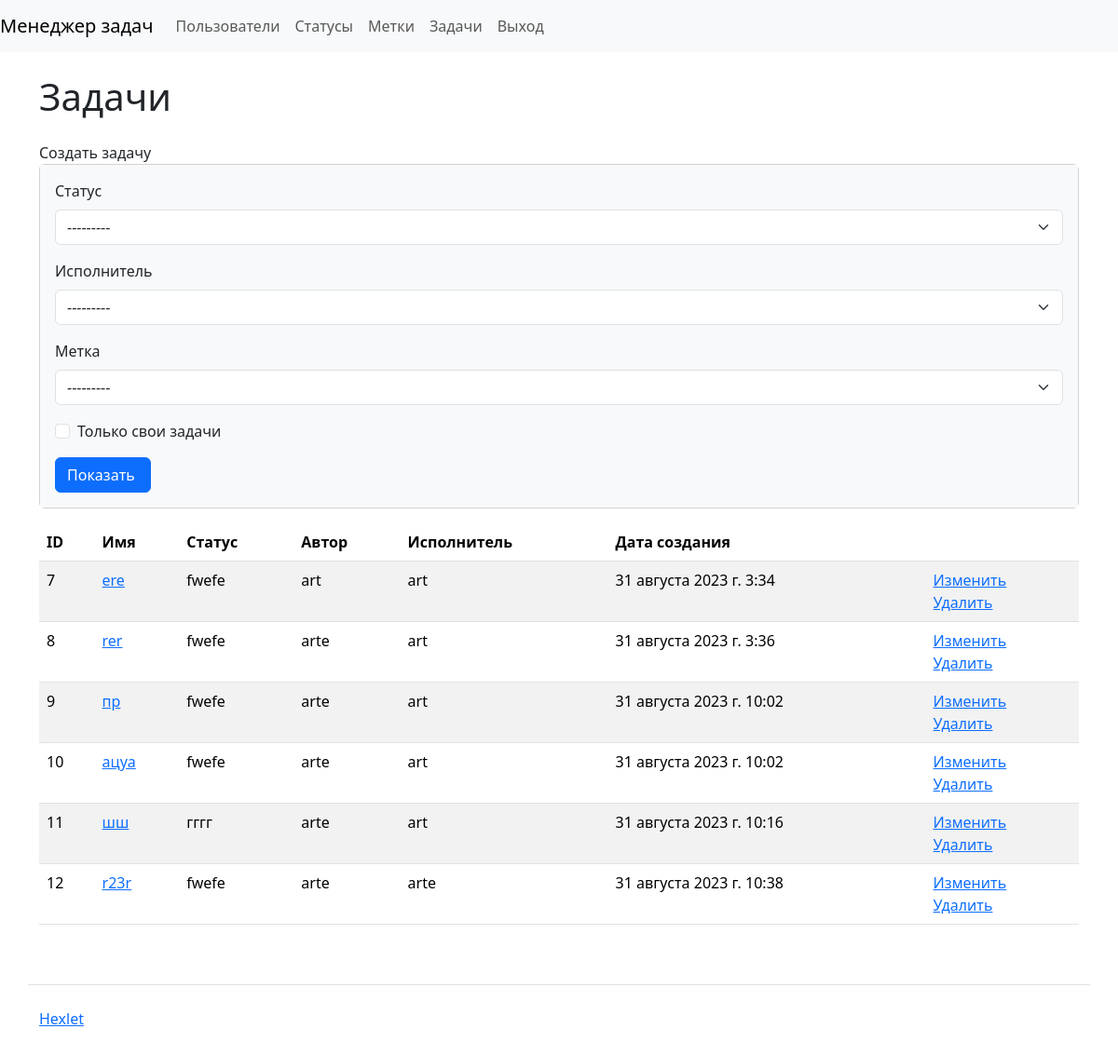
Page /tasks/ (signed in) on the committed database.
### task_manager/tasks/models.py (models this page shows)
class Task(models.Model):
    name = models.CharField(
        max_length=150,
        unique=True,
        verbose_name=_('Name')
    )
    description = models.TextField(verbose_name=_('Description'))
    created_at = models.DateTimeField(auto_now_add=True)
    status = models.ForeignKey(Status,
                               on_delete=models.PROTECT,
                               verbose_name=_('Status'))
    created_by = models.ForeignKey(User,
                                   on_delete=models.PROTECT,
                                   related_name='created')
    executor = models.ForeignKey(User,
                                 on_delete=models.PROTECT,
                                 related_name='executor_task_set',
                                 blank=True,
                                 null=True,
                                 verbose_name=_('Executor')
                                 )
    label = models.ManyToManyField(Label,
                                   through='RelatedModel',
                                   through_fields=('task', 'label'),
                                   verbose_name=_('Label'),
                                   blank=True
                                   )

### task_manager/statuses/models.py (models this page shows)
class Status(models.Model):
    name = models.CharField(max_length=150,
                            unique=True,
                            verbose_name=_('Name')
                            )
    created_at = models.DateTimeField(auto_now_add=True)
    def __str__(self):
        return self.name

### task_manager/tasks/views.py (the view)
# urls.py: path('', ShowTasks.as_view(), name='tasks'),
class ShowTasks(NoPermissionMixin, FilterView):
    template_name = 'tasks/tasks.html'
    context_object_name = 'tasks'
    model = Task
    filterset_class = TaskFilter

### task_manager/tasks/templates/tasks/tasks.html
{% extends 'base.html' %}
{% load django_bootstrap5 %}
{% load i18n %}
{% block content %}
<h1 class="my-4"> {% trans 'Tasks' %} </h1>
<a class="nav-link" href="{% url 'create_task' %}">{% trans 'Create task' %}</a>
<div class="card mb-3">
  <div class="card-body bg-light">
<form class="form-inline center" method="get">
    {% bootstrap_form filter.form %}
    <input class="btn btn-primary" type="submit" value="{% trans 'Show' %} ">
</form>
  </div>
</div>
<table class="table table-striped">
  <thead>
  <tr><th>ID</th>
      <th>{% trans 'Name' %}</th>
      <th>{% trans 'Status' %}</th>
      <th>{% trans 'Author' %}</th>
      <th>{% trans 'Executor' %}</th>
      <th>{% trans 'Date of creation' %}</th>
      <th></th>
  </tr>
  </thead>
  <tbody>
  {% for task in tasks %}
    <tr><td>{{ task.id }}</td>
        <td><a href="{% url 'view_task' task.id %}">{{ task.name }}</a></td>
        <td>{{ task.status }}</td>
        <td>{{ task.created_by }}</td>
        <td>{{ task.executor|default_if_none:"" }}</td>
        <td>{{ task.created_at }}</td>
        <td><a href="{% url 'update_task' task.id %}">{% trans 'Change' %}</a><br><a href="{% url 'delete_task' task.id %}">{% trans 'Delete' %}</a></td>
    </tr>
  {% endfor %}
    </tbody>
</table>
{% endblock %}

### rows in the picture
Task: id "7", name "ere", status "fwefe", created_by "art", executor "art", created_at "31 августа 2023 г. 3:34"
Task: id "8", name "rer", status "fwefe", created_by "arte", executor "art", created_at "31 августа 2023 г. 3:36"
Task: id "9", name "пр", status "fwefe", created_by "arte", executor "art", created_at "31 августа 2023 г. 10:02"
Task: id "10", name "ацуа", status "fwefe", created_by "arte", executor "art", created_at "31 августа 2023 г. 10:02"
Task: id "11", name "шш", status "гггг", created_by "arte", executor "art", created_at "31 августа 2023 г. 10:16"
Task: id "12", name "r23r", status "fwefe", created_by "arte", executor "arte", created_at "31 августа 2023 г. 10:38"
